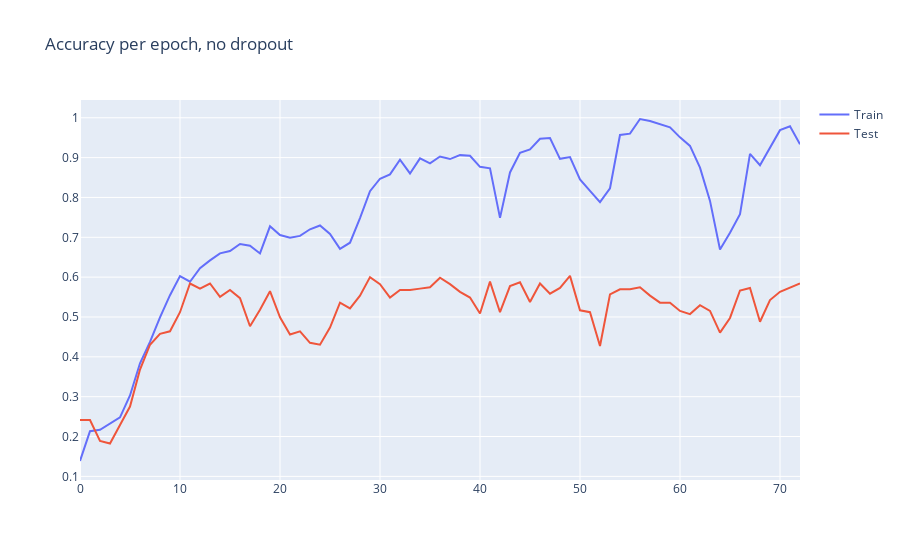

The notebook cell saved with this chart:
### Code cell
train_trace = go.Scatter(x=np.arange(len(train_acc_1)), y=train_acc_1, name='Train')
test_trace = go.Scatter(x=np.arange(len(test_acc_1)), y=test_acc_1, name='Test')
fig = go.Figure(data=[train_trace, test_trace], layout=go.Layout(title='Accuracy per epoch, no dropout'))
iplot(fig)
